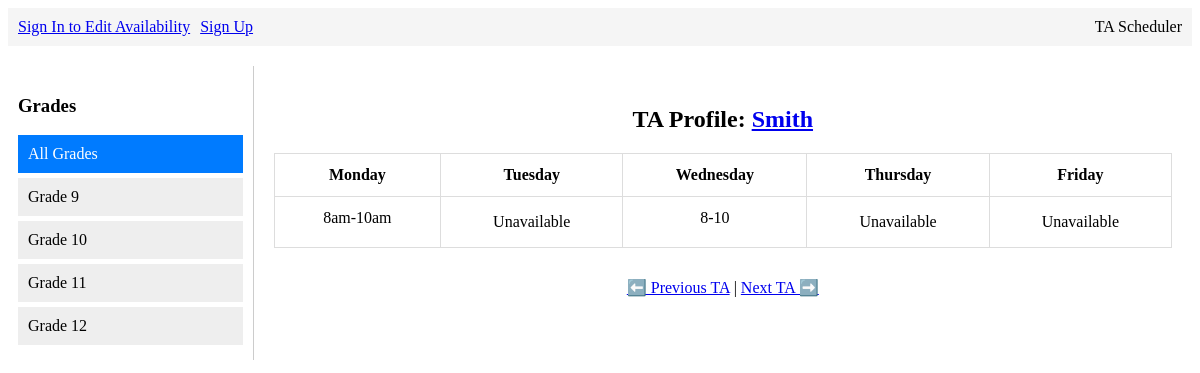
The page / on the database its author committed.
### tutoring/models.py (models this page shows, shortened)
class TA(models.Model):
    user = models.OneToOneField(User, on_delete=models.CASCADE, blank=True, null=True)
    name = models.CharField(max_length=100)
    bio = models.TextField()
    grades = models.CharField(max_length=50)

class Availability(models.Model):
    DAYS_OF_WEEK = [
        ('Monday', 'Monday'),
        ('Tuesday', 'Tuesday'),
        ('Wednesday', 'Wednesday'),
        ('Thursday', 'Thursday'),
        ('Friday', 'Friday'),
    ]
    ta = models.ForeignKey(TA, on_delete=models.CASCADE, related_name='availabilities')
    day = models.CharField(max_length=10, choices=DAYS_OF_WEEK)
    time_slot = models.CharField(max_length=50)

### tutoring/views.py (the view)
# urls.py: path('', views.ta_dashboard, name='ta_dashboard'),
def ta_dashboard(request):
    selected_grade = request.GET.get('grade', '')
    ta_index = int(request.GET.get('ta_index', 0))
    if selected_grade:
        ta_list = TA.objects.filter(grades__contains=selected_grade)
    else:
        ta_list = TA.objects.all()
    if ta_index < 0:
        ta_index = max(0, len(ta_list) - 1)
    elif ta_index >= len(ta_list) and len(ta_list) > 0:
        ta_index = 0
    current_ta = ta_list[ta_index] if ta_list.exists() else None
    schedule = {day: [] for day in ['Monday', 'Tuesday', 'Wednesday', 'Thursday', 'Friday']}
    if current_ta:
        slots = current_ta.availabilities.all()
        for slot in slots:
            if slot.day in schedule:
                schedule[slot.day].append(slot)
    context = {
        'current_ta': current_ta,
        'schedule': schedule,
        'ta_index': ta_index,
        'prev_index': ta_index - 1,
        'next_index': ta_index + 1,
        'selected_grade': selected_grade,
        'grades_list': ['9', '10', '11', '12'],
    }
    return render(request, 'tutoring/home.html', context)

### tutoring/templates/tutoring/home.html (shortened to what this page needs)
<!DOCTYPE html>
<html>
<head>
</head>
<body>
    <div class="header">
        <div class="auth-btn" style="display: flex; align-items: center; gap: 10px;">
            {% if user.is_authenticated %}
                <span>Logged in as: {{ user.username }}</span> |
                {% if user.is_superuser or user.ta %}
                    <a href="{% url 'edit_availability' %}" style="font-weight:bold; color:green; text-decoration: none;">[Edit Availability]</a> |
                {% endif %}
                <form method="post" action="{% url 'logout' %}" style="display: inline; margin: 0; padding: 0;">
                    {% csrf_token %}
                    <button type="submit" style="background: none; border: none; color: #007BFF; text-decoration: underline; cursor: pointer; font-size: inherit; font-family: inherit; padding: 0;">Sign Out</button>
                </form>
            {% else %}
                <a href="{% url 'login' %}">Sign In to Edit Availability</a>
                <a href="{% url 'signup' %}">Sign Up</a>
            {% endif %}
        </div>
        <div>TA Scheduler</div>
    </div>
    <div class="main-layout">
        <div class="sidebar">
            <h3>Grades</h3>
            <a href="{% url 'ta_dashboard' %}" class="tab {% if not selected_grade %}active{% endif %}">All Grades</a>
            {% for grade in grades_list %}
                <a href="{% url 'ta_dashboard' %}?grade={{ grade }}" class="tab {% if selected_grade == grade %}active{% endif %}">Grade {{ grade }}</a>
            {% endfor %}
        </div>
        <div class="content">
            {% if current_ta %}
                <h2>TA Profile: <a href="{% url 'ta_detail' current_ta.pk %}">{{ current_ta.name }}</a></h2>
                <table>
                    <thead>
                        <tr>
                            <th>Monday</th>
                            <th>Tuesday</th>
                            <th>Wednesday</th>
                            <th>Thursday</th>
                            <th>Friday</th>
                        </tr>
                    </thead>
                    <tbody>
                        <tr>
                            <td>
                                {% for slot in schedule.Monday %}
                                    <span class="slot-item">{{ slot.time_slot }}</span>
                                {% empty %}Unavailable{% endfor %}
                            </td>
                            <td>
                                {% for slot in schedule.Tuesday %}
                                    <span class="slot-item">{{ slot.time_slot }}{% if user.is_superuser or user.ta == current_ta %}<a href="{% url 'delete_availability' slot.pk %}" class="delete-link" onclick="return confirm('Remove this schedule slot?');"> [x]</a>{% endif %}</span>
                                {% empty %}Unavailable{% endfor %}
                            </td>
                            <td>
                                {% for slot in schedule.Wednesday %}
                                    <span class="slot-item">{{ slot.time_slot }}</span>
                                {% empty %}Unavailable{% endfor %}
                            </td>
                            <td>
                                {% for slot in schedule.Thursday %}
                                    <span class="slot-item">{{ slot.time_slot }}{% if user.is_superuser or user.ta == current_ta %}<a href="{% url 'delete_availability' slot.pk %}" class="delete-link" onclick="return confirm('Remove this schedule slot?');"> [x]</a>{% endif %}</span>
                                {% empty %}Unavailable{% endfor %}
                            </td>
                            <td>
                                {% for slot in schedule.Friday %}
                                    <span class="slot-item">{{ slot.time_slot }}{% if user.is_superuser or user.ta == current_ta %}<a href="{% url 'delete_availability' slot.pk %}" class="delete-link" onclick="return confirm('Remove this schedule slot?');"> [x]</a>{% endif %}</span>
                                {% empty %}Unavailable{% endfor %}
                            </td>
                        </tr>
                    </tbody>
                </table>
                <div class="navigation">
                    <a href="{% url 'ta_dashboard' %}?ta_index={{ prev_index }}&grade={{ selected_grade }}">⬅️ Previous TA</a> |
                    <a href="{% url 'ta_dashboard' %}?ta_index={{ next_index }}&grade={{ selected_grade }}">Next TA ➡️</a>
                </div>
            {% else %}
                <p>No TAs found for this criteria.</p>
            {% endif %}
        </div>
    </div>
</body>
</html>

### tutoring/templates/tutoring/home.html (style rules this page uses)
.header { display: flex; justify-content: space-between; padding: 10px; background: #f5f5f5; }
.main-layout { display: flex; margin-top: 20px; }
.sidebar { width: 20%; padding: 10px; border-right: 1px solid #ccc; }
.content { width: 80%; padding: 20px; text-align: center; }
.tab { display: block; padding: 10px; margin: 5px 0; background: #eee; text-decoration: none; color: black; }
.tab.active { background: #007BFF; color: white; }
table { width: 100%; border-collapse: collapse; margin-top: 20px; }
th, td { border: 1px solid #ddd; padding: 12px; text-align: center; }
.navigation { margin-top: 30px; }
.slot-item { margin-bottom: 8px; display: block; }

### rows shown on the page
TA: name "Smith"
Availability: time_slot "8am-10am"
Availability: time_slot "8-10"

### other values the page prints
{{ grade }} "9" "10" "11" "12"
